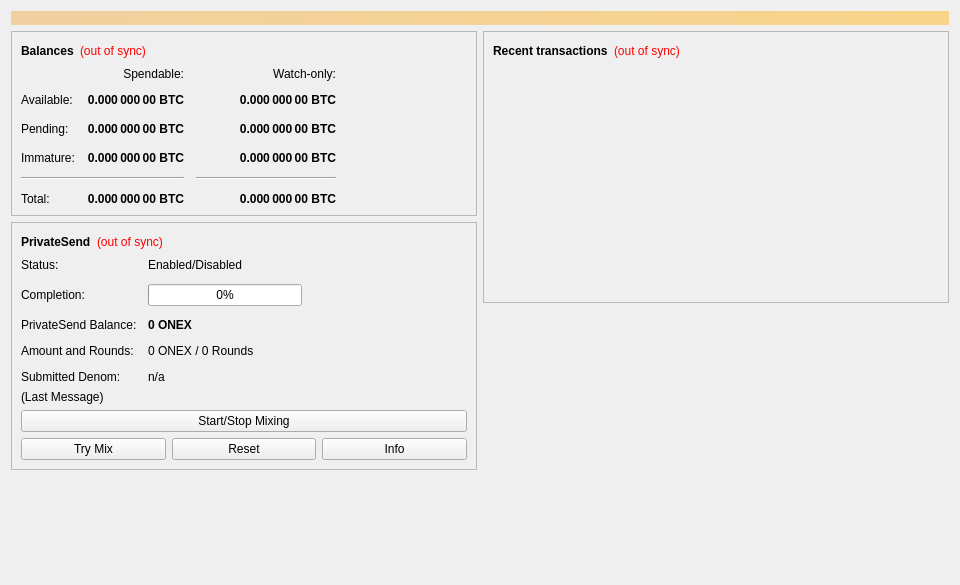
<?xml version="1.0" encoding="UTF-8"?>
<ui version="4.0">
 <class>OverviewPage</class>
 <widget class="QWidget" name="OverviewPage">
  <property name="geometry">
   <rect>
    <x>0</x>
    <y>0</y>
    <width>960</width>
    <height>585</height>
   </rect>
  </property>
  <property name="minimumSize">
   <size>
    <width>960</width>
    <height>0</height>
   </size>
  </property>
  <property name="windowTitle">
   <string>Form</string>
  </property>
  <layout class="QVBoxLayout" name="topLayout">
   <item>
    <widget class="QLabel" name="labelAlerts">
     <property name="visible">
      <bool>false</bool>
     </property>
     <property name="styleSheet">
      <string notr="true">background-color: qlineargradient(x1: 0, y1: 0, x2: 1, y2: 0, stop:0 #F0D0A0, stop:1 #F8D488); color:#000000;</string>
     </property>
     <property name="wordWrap">
      <bool>true</bool>
     </property>
     <property name="margin">
      <number>3</number>
     </property>
    </widget>
   </item>
   <item>
    <layout class="QHBoxLayout" name="horizontalLayout" stretch="1,1">
     <item>
      <layout class="QVBoxLayout" name="verticalLayout_2">
       <item>
        <widget class="QFrame" name="frame">
         <property name="frameShape">
          <enum>QFrame::StyledPanel</enum>
         </property>
         <property name="frameShadow">
          <enum>QFrame::Raised</enum>
         </property>
         <layout class="QVBoxLayout" name="verticalLayout_4">
          <item>
           <layout class="QHBoxLayout" name="horizontalLayout_4">
            <item>
             <widget class="QLabel" name="label_5">
              <property name="font">
               <font>
                <weight>75</weight>
                <bold>true</bold>
               </font>
              </property>
              <property name="text">
               <string>Balances</string>
              </property>
             </widget>
            </item>
            <item>
             <widget class="QLabel" name="labelWalletStatus">
              <property name="toolTip">
               <string>The displayed information may be out of date. Your wallet automatically synchronizes with the Onex network after a connection is established, but this process has not completed yet.</string>
              </property>
              <property name="styleSheet">
               <string notr="true">QLabel { color: red; }</string>
              </property>
              <property name="text">
               <string notr="true">(out of sync)</string>
              </property>
              <property name="alignment">
               <set>Qt::AlignLeading|Qt::AlignLeft|Qt::AlignVCenter</set>
              </property>
             </widget>
            </item>
            <item>
             <spacer name="horizontalSpacer_3">
              <property name="orientation">
               <enum>Qt::Horizontal</enum>
              </property>
              <property name="sizeHint" stdset="0">
               <size>
                <width>40</width>
                <height>20</height>
               </size>
              </property>
             </spacer>
            </item>
           </layout>
          </item>
          <item>
           <layout class="QGridLayout" name="gridLayout">
            <property name="spacing">
             <number>12</number>
            </property>
            <item row="2" column="2">
             <widget class="QLabel" name="labelWatchPending">
              <property name="font">
               <font>
                <weight>75</weight>
                <bold>true</bold>
               </font>
              </property>
              <property name="cursor">
               <cursorShape>IBeamCursor</cursorShape>
              </property>
              <property name="toolTip">
               <string>Unconfirmed transactions to watch-only addresses</string>
              </property>
              <property name="text">
               <string notr="true">0.000 000 00 BTC</string>
              </property>
              <property name="alignment">
               <set>Qt::AlignRight|Qt::AlignTrailing|Qt::AlignVCenter</set>
              </property>
              <property name="textInteractionFlags">
               <set>Qt::LinksAccessibleByMouse|Qt::TextSelectableByKeyboard|Qt::TextSelectableByMouse</set>
              </property>
             </widget>
            </item>
            <item row="2" column="1">
             <widget class="QLabel" name="labelUnconfirmed">
              <property name="font">
               <font>
                <weight>75</weight>
                <bold>true</bold>
               </font>
              </property>
              <property name="cursor">
               <cursorShape>IBeamCursor</cursorShape>
              </property>
              <property name="toolTip">
               <string>Total of transactions that have yet to be confirmed, and do not yet count toward the spendable balance</string>
              </property>
              <property name="text">
               <string notr="true">0.000 000 00 BTC</string>
              </property>
              <property name="alignment">
               <set>Qt::AlignRight|Qt::AlignTrailing|Qt::AlignVCenter</set>
              </property>
              <property name="textInteractionFlags">
               <set>Qt::LinksAccessibleByMouse|Qt::TextSelectableByKeyboard|Qt::TextSelectableByMouse</set>
              </property>
             </widget>
            </item>
            <item row="3" column="2">
             <widget class="QLabel" name="labelWatchImmature">
              <property name="font">
               <font>
                <weight>75</weight>
                <bold>true</bold>
               </font>
              </property>
              <property name="cursor">
               <cursorShape>IBeamCursor</cursorShape>
              </property>
              <property name="toolTip">
               <string>Mined balance in watch-only addresses that has not yet matured</string>
              </property>
              <property name="text">
               <string notr="true">0.000 000 00 BTC</string>
              </property>
              <property name="alignment">
               <set>Qt::AlignRight|Qt::AlignTrailing|Qt::AlignVCenter</set>
              </property>
              <property name="textInteractionFlags">
               <set>Qt::LinksAccessibleByMouse|Qt::TextSelectableByKeyboard|Qt::TextSelectableByMouse</set>
              </property>
             </widget>
            </item>
            <item row="4" column="0" colspan="2">
             <widget class="Line" name="lineSpendableBalance">
              <property name="orientation">
               <enum>Qt::Horizontal</enum>
              </property>
             </widget>
            </item>
            <item row="4" column="2">
             <widget class="Line" name="lineWatchBalance">
              <property name="sizePolicy">
               <sizepolicy hsizetype="Preferred" vsizetype="Fixed">
                <horstretch>0</horstretch>
                <verstretch>0</verstretch>
               </sizepolicy>
              </property>
              <property name="minimumSize">
               <size>
                <width>140</width>
                <height>0</height>
               </size>
              </property>
              <property name="orientation">
               <enum>Qt::Horizontal</enum>
              </property>
             </widget>
            </item>
            <item row="5" column="0">
             <widget class="QLabel" name="labelTotalText">
              <property name="text">
               <string>Total:</string>
              </property>
             </widget>
            </item>
            <item row="3" column="1">
             <widget class="QLabel" name="labelImmature">
              <property name="font">
               <font>
                <weight>75</weight>
                <bold>true</bold>
               </font>
              </property>
              <property name="cursor">
               <cursorShape>IBeamCursor</cursorShape>
              </property>
              <property name="toolTip">
               <string>Mined balance that has not yet matured</string>
              </property>
              <property name="text">
               <string notr="true">0.000 000 00 BTC</string>
              </property>
              <property name="alignment">
               <set>Qt::AlignRight|Qt::AlignTrailing|Qt::AlignVCenter</set>
              </property>
              <property name="textInteractionFlags">
               <set>Qt::LinksAccessibleByMouse|Qt::TextSelectableByKeyboard|Qt::TextSelectableByMouse</set>
              </property>
             </widget>
            </item>
            <item row="2" column="3">
             <spacer name="horizontalSpacer_2">
              <property name="orientation">
               <enum>Qt::Horizontal</enum>
              </property>
              <property name="sizeHint" stdset="0">
               <size>
                <width>40</width>
                <height>20</height>
               </size>
              </property>
             </spacer>
            </item>
            <item row="3" column="0">
             <widget class="QLabel" name="labelImmatureText">
              <property name="text">
               <string>Immature:</string>
              </property>
             </widget>
            </item>
            <item row="5" column="1">
             <widget class="QLabel" name="labelTotal">
              <property name="font">
               <font>
                <weight>75</weight>
                <bold>true</bold>
               </font>
              </property>
              <property name="cursor">
               <cursorShape>IBeamCursor</cursorShape>
              </property>
              <property name="toolTip">
               <string>Your current total balance</string>
              </property>
              <property name="text">
               <string notr="true">0.000 000 00 BTC</string>
              </property>
              <property name="alignment">
               <set>Qt::AlignRight|Qt::AlignTrailing|Qt::AlignVCenter</set>
              </property>
              <property name="textInteractionFlags">
               <set>Qt::LinksAccessibleByMouse|Qt::TextSelectableByKeyboard|Qt::TextSelectableByMouse</set>
              </property>
             </widget>
            </item>
            <item row="5" column="2">
             <widget class="QLabel" name="labelWatchTotal">
              <property name="font">
               <font>
                <weight>75</weight>
                <bold>true</bold>
               </font>
              </property>
              <property name="cursor">
               <cursorShape>IBeamCursor</cursorShape>
              </property>
              <property name="toolTip">
               <string>Current total balance in watch-only addresses</string>
              </property>
              <property name="text">
               <string notr="true">0.000 000 00 BTC</string>
              </property>
              <property name="alignment">
               <set>Qt::AlignRight|Qt::AlignTrailing|Qt::AlignVCenter</set>
              </property>
              <property name="textInteractionFlags">
               <set>Qt::LinksAccessibleByMouse|Qt::TextSelectableByKeyboard|Qt::TextSelectableByMouse</set>
              </property>
             </widget>
            </item>
            <item row="0" column="2">
             <widget class="QLabel" name="labelWatchonly">
              <property name="text">
               <string>Watch-only:</string>
              </property>
              <property name="alignment">
               <set>Qt::AlignRight|Qt::AlignTrailing|Qt::AlignVCenter</set>
              </property>
             </widget>
            </item>
            <item row="1" column="0">
             <widget class="QLabel" name="labelBalanceText">
              <property name="text">
               <string>Available:</string>
              </property>
             </widget>
            </item>
            <item row="1" column="1">
             <widget class="QLabel" name="labelBalance">
              <property name="font">
               <font>
                <weight>75</weight>
                <bold>true</bold>
               </font>
              </property>
              <property name="cursor">
               <cursorShape>IBeamCursor</cursorShape>
              </property>
              <property name="toolTip">
               <string>Your current spendable balance</string>
              </property>
              <property name="text">
               <string notr="true">0.000 000 00 BTC</string>
              </property>
              <property name="alignment">
               <set>Qt::AlignRight|Qt::AlignTrailing|Qt::AlignVCenter</set>
              </property>
              <property name="textInteractionFlags">
               <set>Qt::LinksAccessibleByMouse|Qt::TextSelectableByKeyboard|Qt::TextSelectableByMouse</set>
              </property>
             </widget>
            </item>
            <item row="1" column="2">
             <widget class="QLabel" name="labelWatchAvailable">
              <property name="font">
               <font>
                <weight>75</weight>
                <bold>true</bold>
               </font>
              </property>
              <property name="cursor">
               <cursorShape>IBeamCursor</cursorShape>
              </property>
              <property name="toolTip">
               <string>Your current balance in watch-only addresses</string>
              </property>
              <property name="text">
               <string notr="true">0.000 000 00 BTC</string>
              </property>
              <property name="alignment">
               <set>Qt::AlignRight|Qt::AlignTrailing|Qt::AlignVCenter</set>
              </property>
              <property name="textInteractionFlags">
               <set>Qt::LinksAccessibleByMouse|Qt::TextSelectableByKeyboard|Qt::TextSelectableByMouse</set>
              </property>
             </widget>
            </item>
            <item row="2" column="0">
             <widget class="QLabel" name="labelPendingText">
              <property name="text">
               <string>Pending:</string>
              </property>
             </widget>
            </item>
            <item row="0" column="1">
             <widget class="QLabel" name="labelSpendable">
              <property name="text">
               <string>Spendable:</string>
              </property>
              <property name="alignment">
               <set>Qt::AlignRight|Qt::AlignTrailing|Qt::AlignVCenter</set>
              </property>
             </widget>
            </item>
           </layout>
          </item>
         </layout>
        </widget>
       </item>
       <item>
        <widget class="QFrame" name="framePrivateSend">
         <property name="layoutDirection">
          <enum>Qt::LeftToRight</enum>
         </property>
         <property name="frameShape">
          <enum>QFrame::StyledPanel</enum>
         </property>
         <property name="frameShadow">
          <enum>QFrame::Raised</enum>
         </property>
         <layout class="QVBoxLayout" name="VerticalLayout_PS1">
          <item>
           <layout class="QHBoxLayout" name="horizontalLayout_5">
            <item>
             <widget class="QLabel" name="labelPrivateSendHeader">
              <property name="font">
               <font>
                <weight>75</weight>
                <bold>true</bold>
               </font>
              </property>
              <property name="text">
               <string>PrivateSend</string>
              </property>
             </widget>
            </item>
            <item>
             <widget class="QLabel" name="labelPrivateSendSyncStatus">
              <property name="toolTip">
               <string>The displayed information may be out of date. Your wallet automatically synchronizes with the Onex network after a connection is established, but this process has not completed yet.</string>
              </property>
              <property name="styleSheet">
               <string notr="true">QLabel { color: red; }</string>
              </property>
              <property name="text">
               <string notr="true">(out of sync)</string>
              </property>
              <property name="alignment">
               <set>Qt::AlignLeading|Qt::AlignLeft|Qt::AlignVCenter</set>
              </property>
             </widget>
            </item>
            <item>
             <spacer name="horizontalSpacer_4">
              <property name="orientation">
               <enum>Qt::Horizontal</enum>
              </property>
              <property name="sizeHint" stdset="0">
               <size>
                <width>40</width>
                <height>20</height>
               </size>
              </property>
             </spacer>
            </item>
           </layout>
          </item>
          <item>
           <layout class="QFormLayout" name="privateSendFormLayout">
            <property name="fieldGrowthPolicy">
             <enum>QFormLayout::AllNonFixedFieldsGrow</enum>
            </property>
            <property name="horizontalSpacing">
             <number>11</number>
            </property>
            <property name="verticalSpacing">
             <number>12</number>
            </property>
            <item row="0" column="0">
             <widget class="QLabel" name="labelPrivateSendEnabledText">
              <property name="text">
               <string>Status:</string>
              </property>
             </widget>
            </item>
            <item row="0" column="1">
             <widget class="QLabel" name="labelPrivateSendEnabled">
              <property name="text">
               <string>Enabled/Disabled</string>
              </property>
             </widget>
            </item>
            <item row="1" column="0">
             <widget class="QLabel" name="labelCompletitionText">
              <property name="text">
               <string>Completion:</string>
              </property>
             </widget>
            </item>
            <item row="1" column="1">
             <widget class="QProgressBar" name="privateSendProgress">
              <property name="maximumSize">
               <size>
                <width>154</width>
                <height>16777215</height>
               </size>
              </property>
              <property name="value">
               <number>0</number>
              </property>
             </widget>
            </item>
            <item row="2" column="0">
             <widget class="QLabel" name="labelAnonymizedText">
              <property name="text">
               <string>PrivateSend Balance:</string>
              </property>
             </widget>
            </item>
            <item row="2" column="1">
             <widget class="QLabel" name="labelAnonymized">
              <property name="font">
               <font>
                <weight>75</weight>
                <bold>true</bold>
               </font>
              </property>
              <property name="text">
               <string notr="true">0 ONEX</string>
              </property>
             </widget>
            </item>
            <item row="3" column="0">
             <widget class="QLabel" name="labelAmountAndRoundsText">
              <property name="text">
               <string>Amount and Rounds:</string>
              </property>
             </widget>
            </item>
            <item row="3" column="1">
             <widget class="QLabel" name="labelAmountRounds">
              <property name="text">
               <string>0 ONEX / 0 Rounds</string>
              </property>
             </widget>
            </item>
            <item row="4" column="0">
             <widget class="QLabel" name="labelSubmittedDenomText">
              <property name="text">
               <string>Submitted Denom:</string>
              </property>
             </widget>
            </item>
            <item row="4" column="1">
             <widget class="QLabel" name="labelSubmittedDenom">
              <property name="toolTip">
               <string>The denominations you submitted to the Masternode.&lt;br&gt;To mix, other users must submit the exact same denominations.</string>
              </property>
              <property name="text">
               <string>n/a</string>
              </property>
             </widget>
            </item>
           </layout>
          </item>
          <item>
           <layout class="QVBoxLayout" name="VerticalLayout_PS">
            <item>
             <widget class="QLabel" name="labelPrivateSendLastMessage">
              <property name="text">
               <string>(Last Message)</string>
              </property>
              <property name="alignment">
               <set>Qt::AlignLeading|Qt::AlignLeft|Qt::AlignTop</set>
              </property>
              <property name="wordWrap">
               <bool>true</bool>
              </property>
             </widget>
            </item>
            <item>
             <widget class="QPushButton" name="togglePrivateSend">
              <property name="sizePolicy">
               <sizepolicy hsizetype="MinimumExpanding" vsizetype="Fixed">
                <horstretch>0</horstretch>
                <verstretch>0</verstretch>
               </sizepolicy>
              </property>
              <property name="text">
               <string>Start/Stop Mixing</string>
              </property>
             </widget>
            </item>
            <item>
             <layout class="QHBoxLayout" name="horizontalLayout_debugbuttons">
              <item>
               <widget class="QPushButton" name="privateSendAuto">
                <property name="sizePolicy">
                 <sizepolicy hsizetype="MinimumExpanding" vsizetype="Fixed">
                  <horstretch>0</horstretch>
                  <verstretch>0</verstretch>
                 </sizepolicy>
                </property>
                <property name="toolTip">
                 <string>Try to manually submit a PrivateSend request.</string>
                </property>
                <property name="text">
                 <string>Try Mix</string>
                </property>
               </widget>
              </item>
              <item>
               <widget class="QPushButton" name="privateSendReset">
                <property name="sizePolicy">
                 <sizepolicy hsizetype="MinimumExpanding" vsizetype="Fixed">
                  <horstretch>0</horstretch>
                  <verstretch>0</verstretch>
                 </sizepolicy>
                </property>
                <property name="toolTip">
                 <string>Reset the current status of PrivateSend (can interrupt PrivateSend if it's in the process of Mixing, which can cost you money!)</string>
                </property>
                <property name="autoFillBackground">
                 <bool>false</bool>
                </property>
                <property name="text">
                 <string>Reset</string>
                </property>
               </widget>
              </item>
              <item>
               <widget class="QPushButton" name="privateSendInfo">
                <property name="sizePolicy">
                 <sizepolicy hsizetype="MinimumExpanding" vsizetype="Fixed">
                  <horstretch>0</horstretch>
                  <verstretch>0</verstretch>
                 </sizepolicy>
                </property>
                <property name="toolTip">
                 <string>Information about PrivateSend and Mixing</string>
                </property>
                <property name="text">
                 <string>Info</string>
                </property>
               </widget>
              </item>
             </layout>
            </item>
           </layout>
          </item>
         </layout>
        </widget>
       </item>
       <item>
        <spacer name="verticalSpacer">
         <property name="orientation">
          <enum>Qt::Vertical</enum>
         </property>
         <property name="sizeHint" stdset="0">
          <size>
           <width>20</width>
           <height>40</height>
          </size>
         </property>
        </spacer>
       </item>
      </layout>
     </item>
     <item>
      <layout class="QVBoxLayout" name="verticalLayout_3">
       <item>
        <widget class="QFrame" name="frame_2">
         <property name="frameShape">
          <enum>QFrame::StyledPanel</enum>
         </property>
         <property name="frameShadow">
          <enum>QFrame::Raised</enum>
         </property>
         <layout class="QVBoxLayout" name="verticalLayout">
          <item>
           <layout class="QHBoxLayout" name="horizontalLayout_2">
            <item>
             <widget class="QLabel" name="label_4">
              <property name="font">
               <font>
                <weight>75</weight>
                <bold>true</bold>
               </font>
              </property>
              <property name="text">
               <string>Recent transactions</string>
              </property>
             </widget>
            </item>
            <item>
             <widget class="QLabel" name="labelTransactionsStatus">
              <property name="toolTip">
               <string>The displayed information may be out of date. Your wallet automatically synchronizes with the Onex network after a connection is established, but this process has not completed yet.</string>
              </property>
              <property name="styleSheet">
               <string notr="true">QLabel { color: red; }</string>
              </property>
              <property name="text">
               <string notr="true">(out of sync)</string>
              </property>
              <property name="alignment">
               <set>Qt::AlignLeading|Qt::AlignLeft|Qt::AlignVCenter</set>
              </property>
             </widget>
            </item>
            <item>
             <spacer name="horizontalSpacer">
              <property name="orientation">
               <enum>Qt::Horizontal</enum>
              </property>
              <property name="sizeHint" stdset="0">
               <size>
                <width>40</width>
                <height>20</height>
               </size>
              </property>
             </spacer>
            </item>
           </layout>
          </item>
          <item>
           <widget class="QListView" name="listTransactions">
            <property name="styleSheet">
             <string notr="true">QListView { background: transparent; }</string>
            </property>
            <property name="frameShape">
             <enum>QFrame::NoFrame</enum>
            </property>
            <property name="verticalScrollBarPolicy">
             <enum>Qt::ScrollBarAlwaysOff</enum>
            </property>
            <property name="horizontalScrollBarPolicy">
             <enum>Qt::ScrollBarAlwaysOff</enum>
            </property>
            <property name="selectionMode">
             <enum>QAbstractItemView::NoSelection</enum>
            </property>
           </widget>
          </item>
         </layout>
        </widget>
       </item>
       <item>
        <spacer name="verticalSpacer_2">
         <property name="orientation">
          <enum>Qt::Vertical</enum>
         </property>
         <property name="sizeHint" stdset="0">
          <size>
           <width>20</width>
           <height>40</height>
          </size>
         </property>
        </spacer>
       </item>
      </layout>
     </item>
    </layout>
   </item>
  </layout>
 </widget>
 <resources/>
 <connections/>
</ui>
